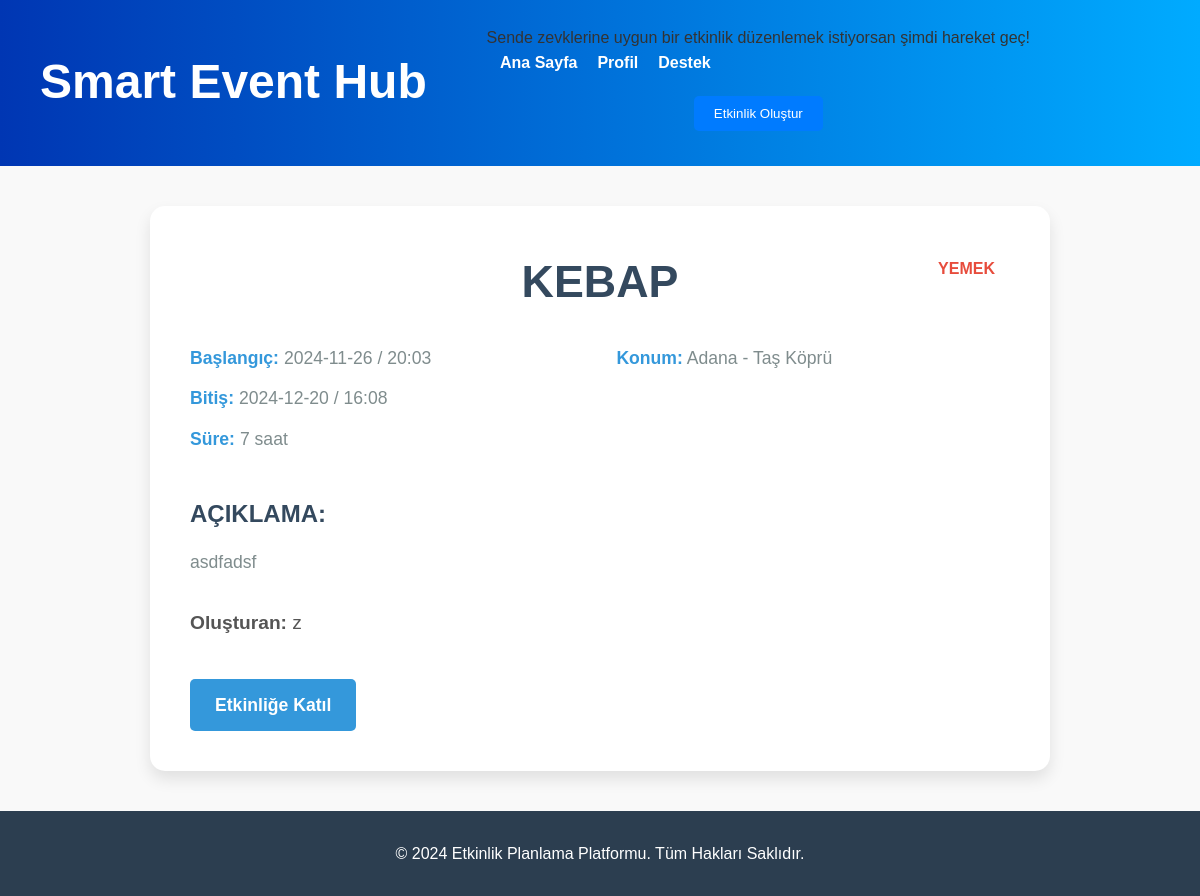
Screenshot of /event/1 with the database file from the repository.
### tables this page shows
CREATE TABLE events (
        ID INTEGER PRIMARY KEY AUTOINCREMENT,
        event_name TEXT NOT NULL,
        description TEXT NOT NULL,
        startDate TEXT NOT NULL,
        finishDate TEXT NOT NULL,
        startTime TEXT NOT NULL,
        finishTime TEXT NOT NULL,
        duration TEXT NOT NULL,
        city TEXT NOT NULL,        
        address TEXT NOT NULL,        
        category TEXT NOT NULL,
        creator_username TEXT NOT NULL,
        event_image_path TEXT NOT NULL,
        isApproved BOOLEAN DEFAULT FALSE NOT NULL
    );

### app.py (the view)
@app.route('/event/<int:event_id>')
def event_detail(event_id):
    event = get_event_by_id(event_id)
    return render_template('eventDetails.html', event=event)

### database.py (called while the page is built)
def get_db_connection():
    conn = sqlite3.connect(DATABASE)
    conn.row_factory = sqlite3.Row
    return conn

def get_event_by_id(event_id):
    conn = get_db_connection()
    cursor = conn.cursor()
    cursor.execute('''
        SELECT * FROM events WHERE ID = ?
    ''', (event_id,))
    event = cursor.fetchone()  # Tek bir etkinlik döndürülür
    conn.close()
    return event

### templates/eventDetails.html (shortened to what this page needs)
<!DOCTYPE html>
<html lang="tr">
<head>
    <link rel="stylesheet" href="{{ url_for('static', filename='css/eventDetails_style.css') }}">
</head>
<body>
    {% include 'header.html' %}
    <main>
        <section class="event-details">
            <h2 class="event-title"> {{ event['event_name'] }} <span class="event-category">{{ event['category'] }}</span></h2>
            <div class="event-info">
                <div class="event-date">
                    <p><strong>Başlangıç:</strong> {{ event['startDate'] }} / {{ event['startTime'] }}</p>
                    <p><strong>Bitiş:</strong> {{ event['finishDate'] }} / {{ event['finishTime'] }}</p>
                    <p><strong>Süre:</strong> 7 saat</p>
                </div>
                <div class="event-location">
                    <p><strong>Konum:</strong> {{ event['city'] }} - {{ event['address'] }} </p>
                </div>
            </div>
            <div class="event-description">
                <h3>Açıklama:</h3>
                    <p>{{ event['description'] }}</p>
            </div>
            <div class="event-creator">
                <p><strong>Oluşturan:</strong> {{ event['creator_username'] }} </p>
            </div>
            <div class="event-actions">
                <a href="/join_event/1" class="join-button">Etkinliğe Katıl</a>
            </div>
        </section>
    </main>
    <footer>
        <p>© 2024 Etkinlik Planlama Platformu. Tüm Hakları Saklıdır.</p>
    </footer>
</body>
</html>

### static/css/eventDetails_style.css (style rules this page uses)
* { margin: 0; padding: 0; box-sizing: border-box; font-family: 'Arial', sans-serif; transition: all 0.3s ease; }
body { background-color: #f9f9f9; color: #333; line-height: 1.6; font-size: 16px; }
h1, h2, h3 { font-weight: 600; color: #333; }
h2.event-title { font-size: 2.8rem; margin-bottom: 15px; text-align: center; color: #34495e; text-transform: uppercase; }
.event-category { font-size: 1rem; color: #e74c3c; font-weight: bold; position: absolute; top: 10px; right: 15px; text-transform: uppercase; }
.event-title { font-size: 2.8rem; margin-bottom: 15px; text-align: center; color: #34495e; text-transform: uppercase; position: relative; }
.event-details { background-color: #fff; border-radius: 15px; box-shadow: 0 8px 16px rgba(0, 0, 0, 0.1); margin: 40px auto; padding: 40px; max-width: 900px; animation: fadeIn 0.8s ease-in-out; }
.event-info { display: flex; justify-content: space-between; margin-bottom: 30px; }
.event-info .event-date, .event-info .event-location { width: 48%; }
.event-date p, .event-location p { font-size: 1.1rem; margin: 12px 0; color: #7f8c8d; }
.event-date strong, .event-location strong { color: #3498db; }
.event-description { margin-bottom: 30px; }
.event-description h3 { font-size: 1.5rem; color: #34495e; margin-bottom: 15px; text-transform: uppercase; }
.event-description p { font-size: 1.1rem; line-height: 1.7; color: #7f8c8d; }
.event-creator p { font-size: 1.2rem; color: #555; margin-top: 20px; }
.event-actions { display: flex; justify-content: space-between; margin-top: 40px; }
.event-actions a { text-decoration: none; padding: 12px 25px; font-size: 1.1rem; border-radius: 5px; font-weight: 600; display: inline-block; transition: transform 0.3s ease; }
.join-button { background-color: #3498db; color: white; border: none; }
footer { background-color: #2c3e50; color: white; padding: 30px 0; text-align: center; margin-top: 40px; }
footer p { font-size: 1rem; }

### static/css/header_style.css (style rules this page uses)
body, html { margin: 0; padding: 0; width: 100%; height: 100%; }
.event-info { font-size: 1em; color: #333; margin-top: 10px; text-align: left; }

### rows the page displays
events: event_name "KEBAP", category "YEMEK", startDate "2024-11-26", startTime "20:03", finishDate "2024-12-20", finishTime "16:08", city "Adana", address "Taş Köprü", description "asdfadsf", creator_username "z"
